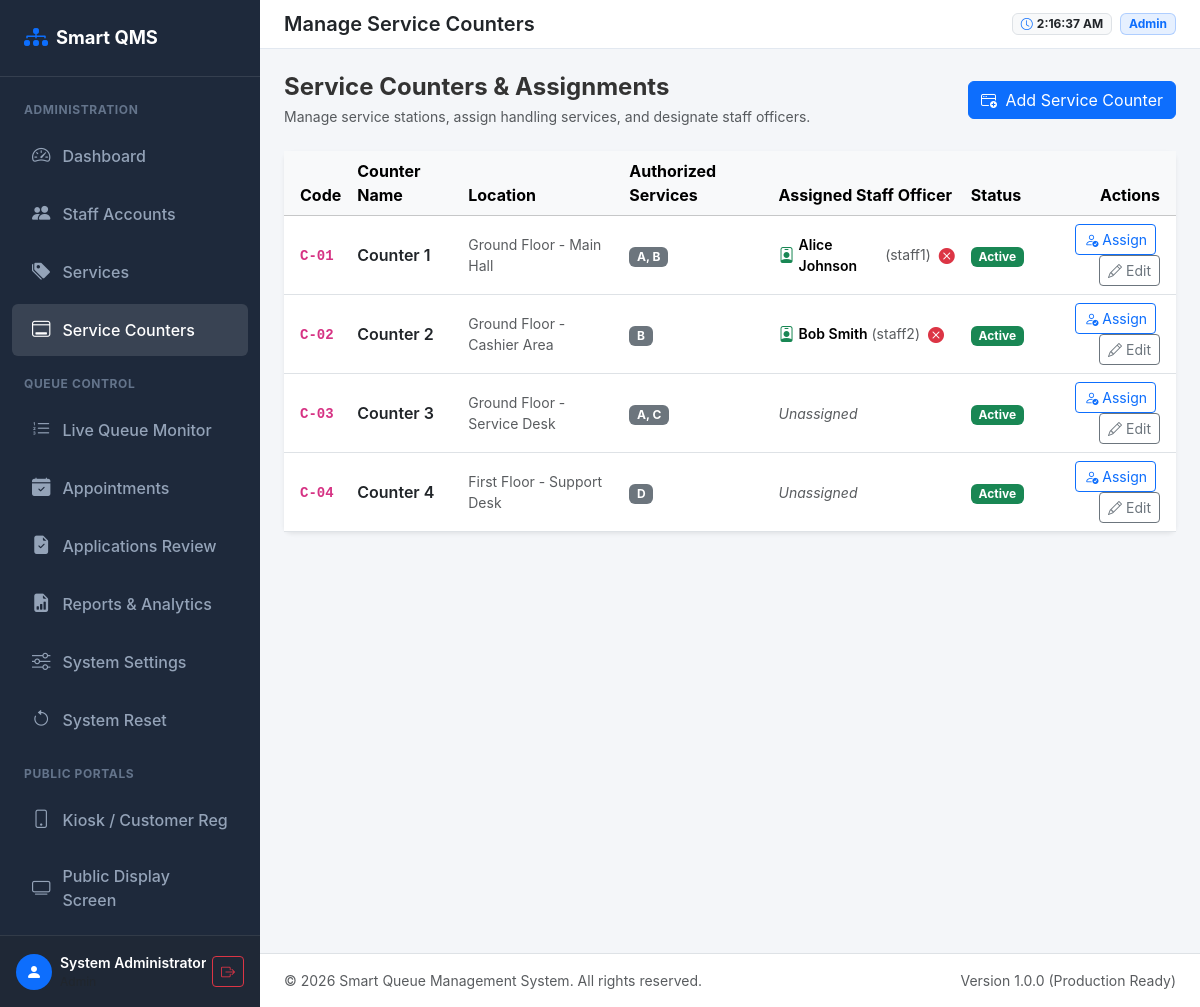
/admin/counters/index.php (signed in), run on the app's committed database.
### tables this page shows
CREATE TABLE `counters` (
    `id` INT AUTO_INCREMENT PRIMARY KEY,
    `counter_name` VARCHAR(50) NOT NULL,
    `counter_code` VARCHAR(20) NOT NULL UNIQUE,
    `location` VARCHAR(100) DEFAULT NULL,
    `status` ENUM('active', 'inactive') NOT NULL DEFAULT 'active',
    `created_at` DATETIME DEFAULT CURRENT_TIMESTAMP,
    `updated_at` DATETIME DEFAULT CURRENT_TIMESTAMP ON UPDATE CURRENT_TIMESTAMP
);

CREATE TABLE `users` (
    `id` INT AUTO_INCREMENT PRIMARY KEY,
    `name` VARCHAR(100) NOT NULL,
    `username` VARCHAR(50) NOT NULL UNIQUE,
    `email` VARCHAR(100) NOT NULL UNIQUE,
    `password` VARCHAR(255) NOT NULL,
    `role_id` INT NOT NULL,
    `ic_number` VARCHAR(30) DEFAULT NULL,
    `phone` VARCHAR(30) DEFAULT NULL,
    `address` TEXT DEFAULT NULL,
    `status` ENUM('active', 'inactive') NOT NULL DEFAULT 'active',
    `last_login` DATETIME DEFAULT NULL,
    `created_at` DATETIME DEFAULT CURRENT_TIMESTAMP,
    `updated_at` DATETIME DEFAULT CURRENT_TIMESTAMP ON UPDATE CURRENT_TIMESTAMP,
    FOREIGN KEY (`role_id`) REFERENCES `roles` (`id`) ON DELETE RESTRICT
);

### includes/functions.php (called while the page is built, shortened)
<?php
function e(?string $string): string {
    return htmlspecialchars($string ?? '', ENT_QUOTES, 'UTF-8');
}

### admin/counters/index.php (the view, shortened to what this page needs)
<?php
$pdo = Database::getConnection();
$counters = $pdo->query("SELECT c.*,
    u.id as staff_id,
    u.name as staff_name,
    u.username as staff_username,
    (SELECT GROUP_CONCAT(s.service_code SEPARATOR ', ')
     FROM `counter_services` cs
     JOIN `services` s ON cs.service_id = s.id
     WHERE cs.counter_id = c.id) as service_codes,
    (SELECT GROUP_CONCAT(cs.service_id)
     FROM `counter_services` cs
     WHERE cs.counter_id = c.id) as service_ids_csv
FROM `counters` c
LEFT JOIN `staff_counter_assignments` sca ON c.id = sca.counter_id AND sca.status = 'active'
LEFT JOIN `users` u ON sca.staff_id = u.id
ORDER BY c.id ASC")->fetchAll();
require_once __DIR__ . '/../../includes/header.php';
require_once __DIR__ . '/../../includes/sidebar.php';
?>
<div class="d-flex justify-content-between align-items-center mb-4">
    <div>
        <h4 class="fw-bold mb-1">Service Counters & Assignments</h4>
        <p class="text-muted small mb-0">Manage service stations, assign handling services, and designate staff officers.</p>
    </div>
    <button type="button" class="btn btn-primary" data-bs-toggle="modal" data-bs-target="#createCounterModal">
        <i class="bi bi-window-plus me-1"></i> Add Service Counter
    </button>
</div>
<div class="card border-0 shadow-sm rounded-3">
    <div class="card-body p-0">
        <div class="table-responsive">
            <table class="table table-hover align-middle mb-0">
                <thead class="table-light">
                    <tr>
                        <th class="ps-3">Code</th>
                        <th>Counter Name</th>
                        <th>Location</th>
                        <th>Authorized Services</th>
                        <th>Assigned Staff Officer</th>
                        <th>Status</th>
                        <th class="text-end pe-3">Actions</th>
                    </tr>
                </thead>
                <tbody>
                    <?php foreach ($counters as $c): ?>
                        <tr>
                            <td class="ps-3 fw-bold"><code><?= e($c['counter_code']) ?></code></td>
                            <td class="fw-semibold text-dark"><?= e($c['counter_name']) ?></td>
                            <td class="small text-muted"><?= e($c['location'] ?? 'General Hall') ?></td>
                            <td>
                                <?php if (!empty($c['service_codes'])): ?>
                                    <span class="badge bg-secondary"><?= e($c['service_codes']) ?></span>
                                <?php else: ?>
                                    <span class="badge bg-warning text-dark">No services assigned</span>
                                <?php endif; ?>
                            </td>
                            <td>
                                <?php if (!empty($c['staff_name'])): ?>
                                    <div class="d-flex align-items-center">
                                        <i class="bi bi-person-badge text-success me-1"></i>
                                        <span class="fw-semibold small"><?= e($c['staff_name']) ?></span>
                                        <span class="text-muted small ms-1">(<?= e($c['staff_username']) ?>)</span>
                                        <form method="POST" action="" class="d-inline ms-2" onsubmit="return confirm('Unassign officer from counter?');">
                                            <button type="submit" class="btn btn-link text-danger p-0 border-0" title="Unassign">
                                                <i class="bi bi-x-circle-fill"></i>
                                            </button>
                                        </form>
                                    </div>
                                <?php else: ?>
                                    <span class="text-muted small fst-italic">Unassigned</span>
                                <?php endif; ?>
                            </td>
                            <td>
                                <span class="badge <?= $c['status'] === 'active' ? 'bg-success' : 'bg-danger' ?>">
                                    <?= ucfirst($c['status']) ?>
                                </span>
                            </td>
                            <td class="text-end pe-3">
                                <button type="button" class="btn btn-sm btn-outline-primary assign-staff-btn me-1"
                                    data-counter-id="<?= $c['id'] ?>"
                                    data-counter-name="<?= e($c['counter_name']) ?>"
                                    data-staff-id="<?= $c['staff_id'] ?? '' ?>"
                                    data-bs-toggle="modal" data-bs-target="#assignStaffModal">
                                    <i class="bi bi-person-check"></i> Assign
                                </button>
                                <button type="button" class="btn btn-sm btn-outline-secondary edit-counter-btn"
                                    data-id="<?= $c['id'] ?>"
                                    data-name="<?= e($c['counter_name']) ?>"
                                    data-location="<?= e($c['location']) ?>"
                                    data-services="<?= e($c['service_ids_csv'] ?? '') ?>"
                                    data-status="<?= $c['status'] ?>"
                                    data-bs-toggle="modal" data-bs-target="#editCounterModal">
                                    <i class="bi bi-pencil"></i> Edit
                                </button>
                            </td>
                        </tr>
                    <?php endforeach; ?>
                </tbody>
            </table>
        </div>
    </div>
</div>
<?php require_once __DIR__ . '/../../includes/footer.php'; ?>

### assets/css/style.css (style rules this page uses)
:root { --qms-primary: #0d6efd; --qms-secondary: #6c757d; --qms-success: #198754; --qms-info: #0dcaf0; --qms-warning: #ffc107; --qms-danger: #dc3545; --qms-dark: #212529; --sidebar-width: 260px; }
body { font-family: -apple-system, BlinkMacSystemFont, "Segoe UI", Roboto, "Helvetica Neue", Arial, sans-serif; color: #333333; background-color: #f4f6f9; }

### data on the page
counters: counter_code "C-01", counter_name "Counter 1", location "Ground Floor - Main Hall", service_codes "A, B", users.name "Alice Johnson", users.username "staff1", status "Active"
counters: counter_code "C-02", counter_name "Counter 2", location "Ground Floor - Cashier Area", service_codes "B", users.name "Bob Smith", users.username "staff2", status "Active"
counters: counter_code "C-03", counter_name "Counter 3", location "Ground Floor - Service Desk", service_codes "A, C", shows "Unassigned", status "Active"
counters: counter_code "C-04", counter_name "Counter 4", location "First Floor - Support Desk", service_codes "D", shows "Unassigned", status "Active"

### other printed values
$_SESSION['user_name'] "System Administrator"
$pageTitle "Manage Service Counters"
$_SESSION['role_name'] "Admin"
APP_NAME "Smart Queue Management System"
